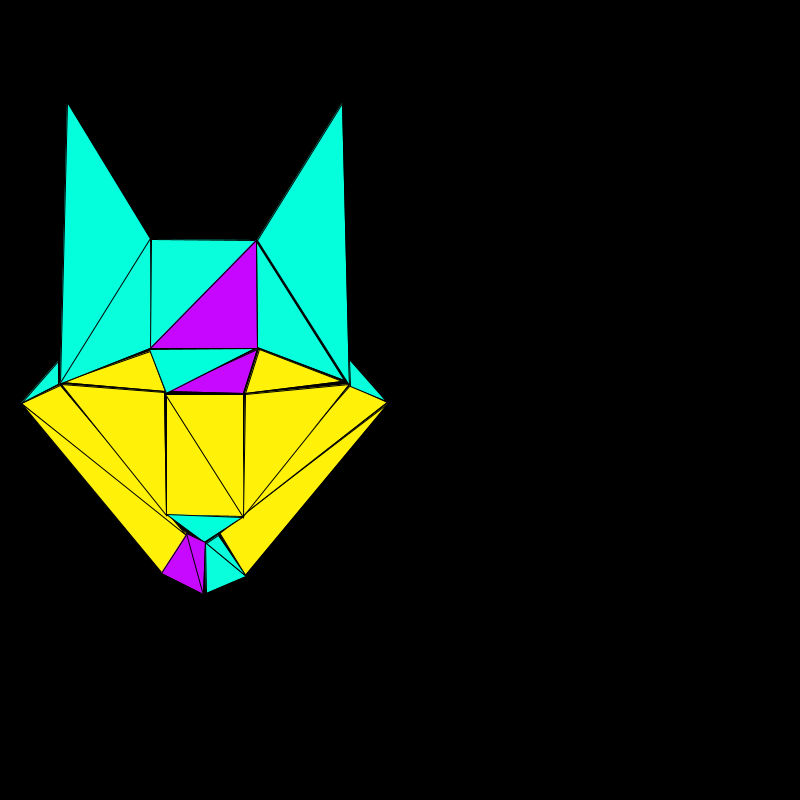
Frame 1 (no input)
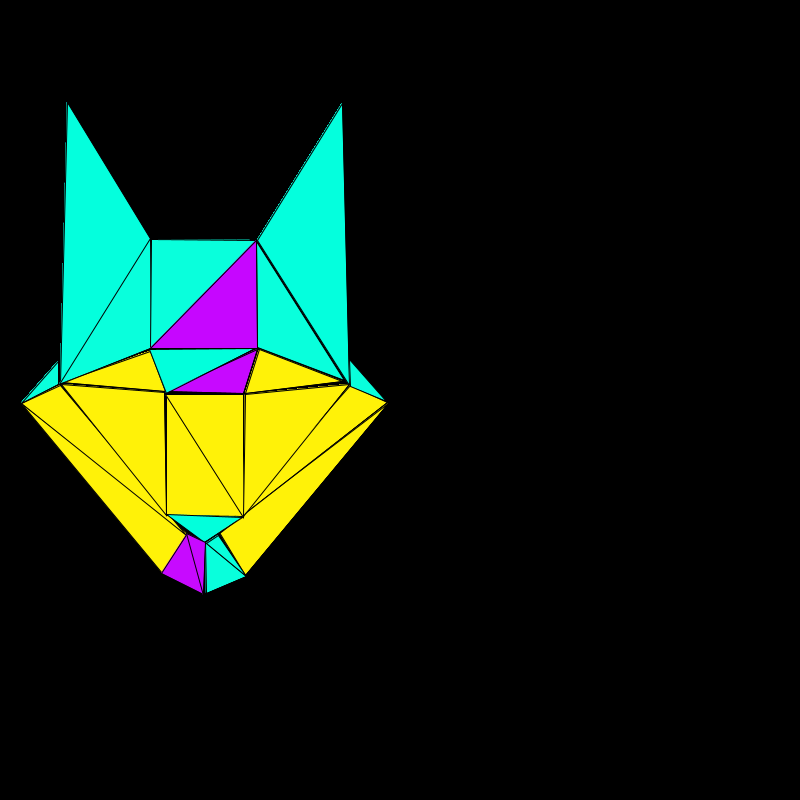
Frame 60 (the mouse pressed at the canvas centre just before this capture)
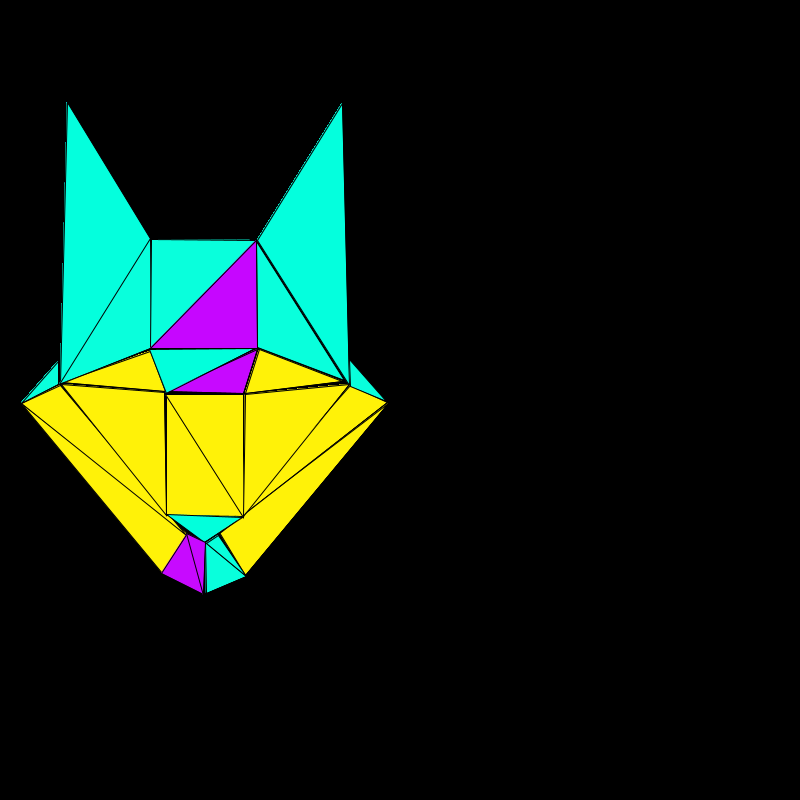
Frame 120 (the mouse held since frame 60 and released just before this capture)

The Processing sketch that drew these frames (run headless with seeded random() and noise(); from frame 60 on, the mouse is pressed at the canvas centre):

// Processing sketch: tarefa2
// ── tarefa2.pde
void setup(){
  background(0);
  size(800,800);
}

void draw(){
  
// COLORMODE
colorMode(HSB,TWO_PI,150,300);
// [Triangulo]: 1
// -- Cor --
fill(2.9991739, 147.05882, 300.0);
// -- Vertices do triangulo --
triangle(67.0, 102.0, 60.0, 383.0, 151.0, 240.0);
// [Triangulo]: 2
// -- Cor --
fill(2.9991739, 147.05882, 300.0);
// -- Vertices do triangulo --
triangle(257.0, 240.0, 342.0, 103.0, 349.0, 385.0);
// [Triangulo]: 3
// -- Cor --
fill(0.99632156, 145.29411, 300.0);
// -- Vertices do triangulo --
triangle(162.0, 573.0, 187.0, 533.0, 21.0, 403.0);
// [Triangulo]: 4
// -- Cor --
fill(0.99632156, 145.29411, 300.0);
// -- Vertices do triangulo --
triangle(21.0, 403.0, 60.0, 385.0, 186.0, 535.0);
// [Triangulo]: 5
// -- Cor --
fill(0.99632156, 145.29411, 300.0);
// -- Vertices do triangulo --
triangle(219.0, 532.0, 388.0, 403.0, 245.0, 575.0);
// [Triangulo]: 6
// -- Cor --
fill(0.99632156, 145.29411, 300.0);
// -- Vertices do triangulo --
triangle(387.0, 402.0, 350.0, 385.0, 218.0, 534.0);
// [Triangulo]: 7
// -- Cor --
fill(0.99632156, 145.29411, 300.0);
// -- Vertices do triangulo --
triangle(166.0, 395.0, 166.0, 515.0, 243.0, 516.0);
// [Triangulo]: 8
// -- Cor --
fill(0.99632156, 145.29411, 300.0);
// -- Vertices do triangulo --
triangle(243.0, 517.0, 243.0, 394.0, 165.0, 394.0);
// [Triangulo]: 9
// -- Cor --
fill(0.99632156, 145.29411, 300.0);
// -- Vertices do triangulo --
triangle(61.0, 384.0, 166.0, 515.0, 164.0, 392.0);
// [Triangulo]: 10
// -- Cor --
fill(0.99632156, 145.29411, 300.0);
// -- Vertices do triangulo --
triangle(349.0, 384.0, 245.0, 394.0, 243.0, 516.0);
// [Triangulo]: 11
// -- Cor --
fill(0.99632156, 145.29411, 300.0);
// -- Vertices do triangulo --
triangle(165.0, 391.0, 150.0, 351.0, 61.0, 382.0);
// [Triangulo]: 12
// -- Cor --
fill(0.99632156, 145.29411, 300.0);
// -- Vertices do triangulo --
triangle(245.0, 393.0, 259.0, 349.0, 342.0, 381.0);
// [Triangulo]: 13
// -- Cor --
fill(4.9966283, 144.11765, 300.0);
// -- Vertices do triangulo --
triangle(151.0, 350.0, 259.0, 349.0, 151.0, 351.0);
// [Triangulo]: 14
// -- Cor --
fill(4.9966283, 144.11765, 300.0);
// -- Vertices do triangulo --
triangle(165.0, 391.0, 257.0, 349.0, 243.0, 393.0);
// [Triangulo]: 15
// -- Cor --
fill(2.9961486, 148.23529, 300.0);
// -- Vertices do triangulo --
triangle(166.0, 393.0, 149.0, 349.0, 255.0, 348.0);
// [Triangulo]: 16
// -- Cor --
fill(2.9961486, 148.23529, 300.0);
// -- Vertices do triangulo --
triangle(166.0, 514.0, 204.0, 542.0, 242.0, 517.0);
// [Triangulo]: 17
// -- Cor --
fill(4.999939, 143.52942, 300.0);
// -- Vertices do triangulo --
triangle(187.0, 533.0, 203.0, 594.0, 161.0, 573.0);
// [Triangulo]: 18
// -- Cor --
fill(4.999939, 143.52942, 300.0);
// -- Vertices do triangulo --
triangle(186.0, 533.0, 205.0, 542.0, 203.0, 595.0);
// [Triangulo]: 19
// -- Cor --
fill(2.9962673, 144.11765, 300.0);
// -- Vertices do triangulo --
triangle(205.0, 542.0, 206.0, 593.0, 246.0, 576.0);
// [Triangulo]: 20
// -- Cor --
fill(2.9962673, 144.11765, 300.0);
// -- Vertices do triangulo --
triangle(246.0, 576.0, 206.0, 543.0, 218.0, 535.0);
// [Triangulo]: 21
// -- Cor --
fill(2.9962673, 144.11765, 300.0);
// -- Vertices do triangulo --
triangle(21.0, 403.0, 58.0, 361.0, 58.0, 384.0);
// [Triangulo]: 22
// -- Cor --
fill(2.9962673, 144.11765, 300.0);
// -- Vertices do triangulo --
triangle(350.0, 386.0, 349.0, 359.0, 386.0, 401.0);
// [Triangulo]: 23
// -- Cor --
fill(2.9962673, 144.11765, 300.0);
// -- Vertices do triangulo --
triangle(59.0, 384.0, 150.0, 348.0, 150.0, 238.0);
// [Triangulo]: 24
// -- Cor --
fill(2.9962673, 144.11765, 300.0);
// -- Vertices do triangulo --
triangle(344.0, 380.0, 257.0, 347.0, 256.0, 241.0);
// [Triangulo]: 25
// -- Cor --
fill(2.9962673, 144.11765, 300.0);
// -- Vertices do triangulo --
triangle(150.0, 348.0, 256.0, 240.0, 151.0, 239.0);
// [Triangulo]: 26
// -- Cor --
fill(5.0004735, 146.47058, 300.0);
// -- Vertices do triangulo --
triangle(256.0, 240.0, 150.0, 348.0, 257.0, 348.0);
save("foto.png");
}
